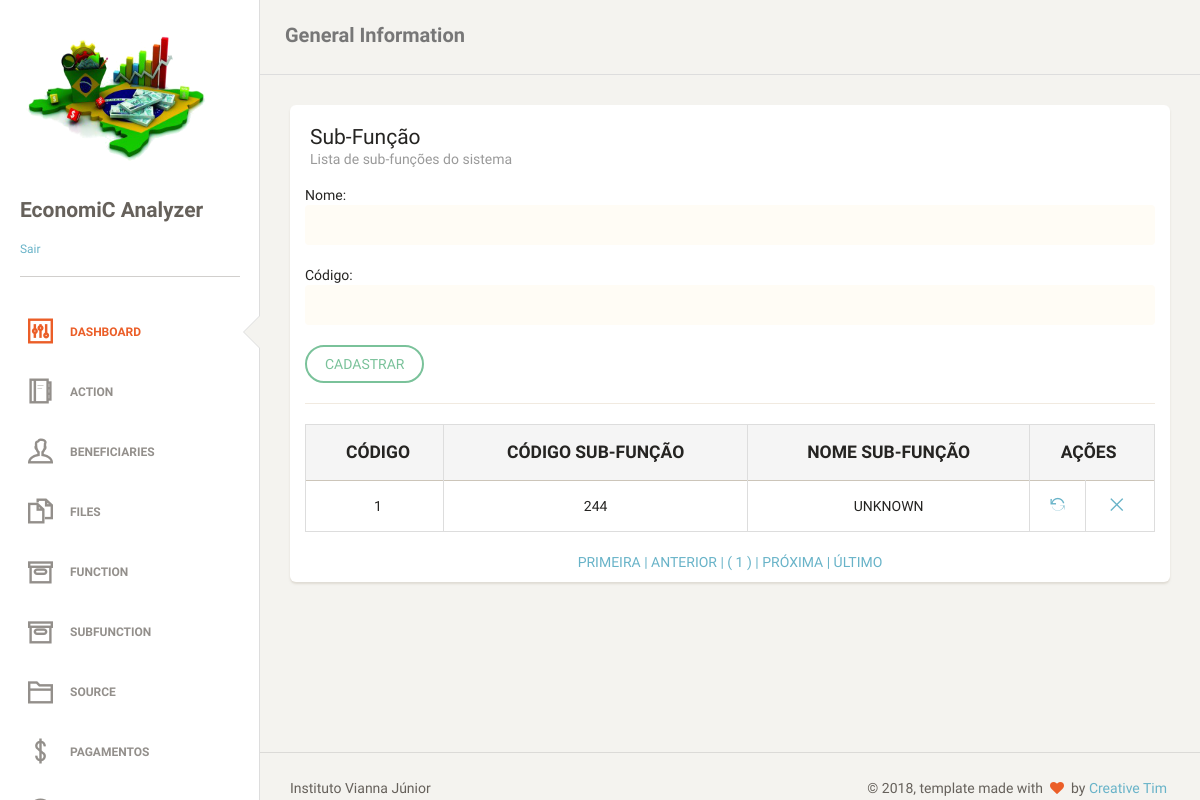
The page /subfunctions.php (signed in) on the database its author committed.
### tables this page shows
CREATE TABLE `tb_subfunctions` (
  `id_subfunction` int(11) NOT NULL AUTO_INCREMENT,
  `str_cod_subfunction` varchar(4) NOT NULL,
  `str_name_subfunction` varchar(255) DEFAULT NULL,
  PRIMARY KEY (`id_subfunction`),
  UNIQUE KEY `str_cod_subfunction_UNIQUE` (`str_cod_subfunction`)
);

### dao/subfunctionsDAO.php (the view, shortened to what this page needs)
<?php
require_once "classes/subfunctions.php";
class subfunctionsDAO
{
    public function tabelapaginada()
    {
        global $pdo;
        $endereco = $_SERVER ['PHP_SELF'];
        $pagina_atual = (isset($_GET['page']) && is_numeric($_GET['page'])) ? $_GET['page'] : 1;
        $linha_inicial = ($pagina_atual - 1) * QTDE_REGISTROS;
        $sql = "SELECT id_subfunction, str_cod_subfunction, str_name_subfunction FROM tb_subfunctions LIMIT {$linha_inicial}, " . QTDE_REGISTROS;
        $statement = $pdo->prepare($sql);
        $statement->execute();
        $dados = $statement->fetchAll(PDO::FETCH_OBJ);
        $sqlContador = "SELECT COUNT(*) AS total_registros FROM tb_subfunctions";
        $statement = $pdo->prepare($sqlContador);
        $statement->execute();
        $valor = $statement->fetch(PDO::FETCH_OBJ);
        $primeira_pagina = 1;
        $ultima_pagina = ceil($valor->total_registros / QTDE_REGISTROS);
        $pagina_anterior = ($pagina_atual > 1) ? $pagina_atual - 1 : 0;
        $proxima_pagina = ($pagina_atual < $ultima_pagina) ? $pagina_atual + 1 : 0;
        $range_inicial = (($pagina_atual - RANGE_PAGINAS) >= 1) ? $pagina_atual - RANGE_PAGINAS : 1;
        $range_final = (($pagina_atual + RANGE_PAGINAS) <= $ultima_pagina) ? $pagina_atual + RANGE_PAGINAS : $ultima_pagina;
        $exibir_botao_inicio = ($range_inicial < $pagina_atual) ? 'mostrar' : 'esconder';
        $exibir_botao_final = ($range_final > $pagina_atual) ? 'mostrar' : 'esconder';
        if (!empty($dados)):
            echo "
     <table class='table table-striped table-bordered'>
     <thead>
       <tr style='text-transform: uppercase;' class='active'>
        <th style='text-align: center; font-weight: bolder;'>Código</th>
        <th style='text-align: center; font-weight: bolder;'>Código Sub-Função</th>
        <th style='text-align: center; font-weight: bolder;'>Nome Sub-Função</th>
        <th style='text-align: center; font-weight: bolder;' colspan='2'>Ações</th>
       </tr>
     </thead>
     <tbody>";
            foreach ($dados as $subfunc):
                echo "<tr>
        <td style='text-align: center'>$subfunc->id_subfunction</td>
        <td style='text-align: center'>$subfunc->str_cod_subfunction</td>
        <td style='text-align: center'>$subfunc->str_name_subfunction</td>
        <td style='text-align: center'><a href='?act=upd&id=$subfunc->id_subfunction' title='Alterar'><i class='ti-reload'></i></a></td>
        <td style='text-align: center'><a href='?act=del&id=$subfunc->id_subfunction' title='Remover'><i class='ti-close'></i></a></td>
       </tr>";
            endforeach;
            echo "
</tbody>
     </table>
     <div class='box-paginacao' style='text-align: center'>
       <a class='box-navegacao  $exibir_botao_inicio' href='$endereco?page=$primeira_pagina' title='Primeira Página'> PRIMEIRA  |</a>
       <a class='box-navegacao  $exibir_botao_inicio' href='$endereco?page=$pagina_anterior' title='Página Anterior'> ANTERIOR  |</a>
";
            for ($i = $range_inicial; $i <= $range_final; $i++):
                $destaque = ($i == $pagina_atual) ? 'destaque' : '';
                echo "<a class='box-numero $destaque' href='$endereco?page=$i'> ( $i ) </a>";
            endfor;
            echo "<a class='box-navegacao $exibir_botao_final' href='$endereco?page=$proxima_pagina' title='Próxima Página'>| PRÓXIMA  </a>
                  <a class='box-navegacao $exibir_botao_final' href='$endereco?page=$ultima_pagina'  title='Última Página'>| ÚLTIMO  </a>
     </div>";
        else:
            echo "<p class='bg-danger'>Nenhum registro foi encontrado!</p>
     ";
        endif;
    }
}

### rows shown on the page
tb_subfunctions: id_subfunction "1", str_cod_subfunction "244", str_name_subfunction "UNKNOWN"
